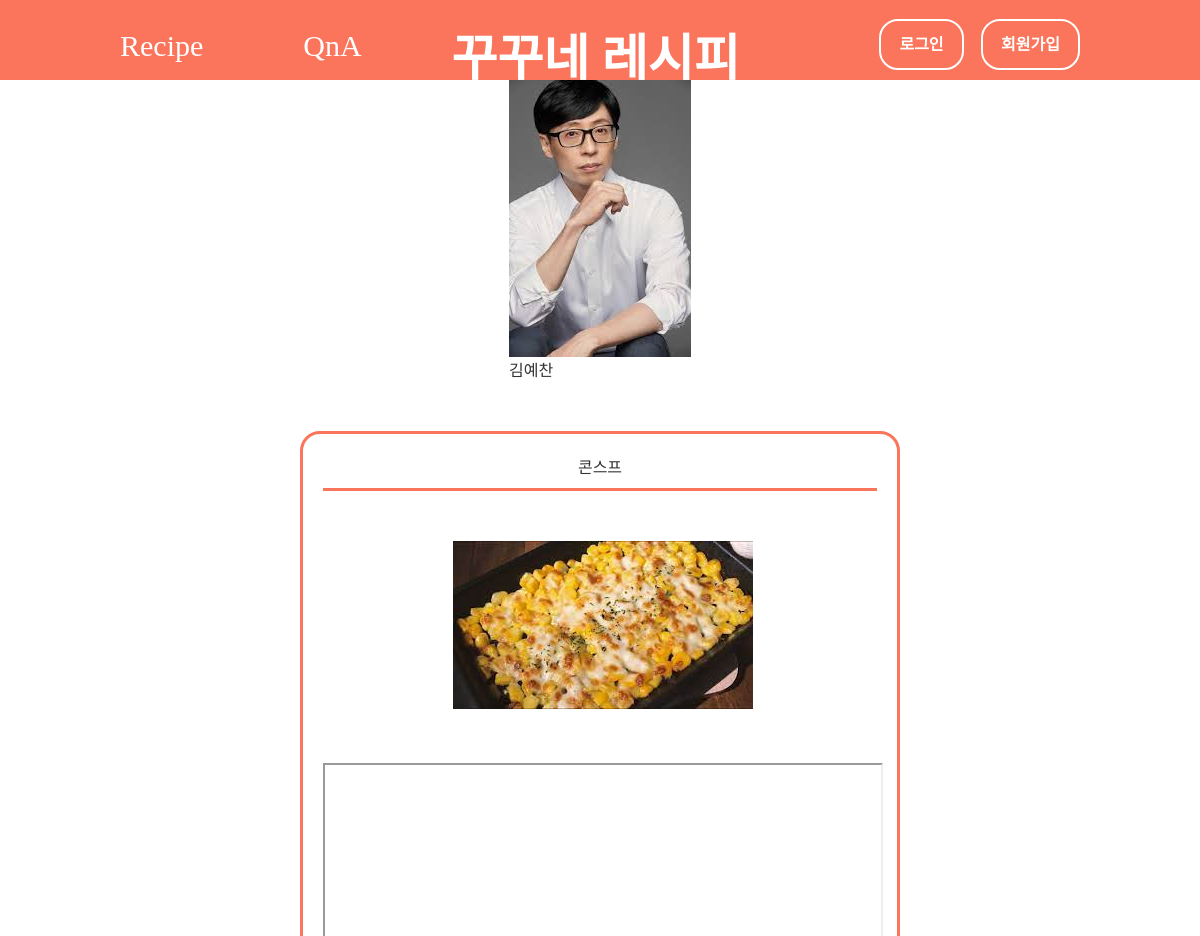
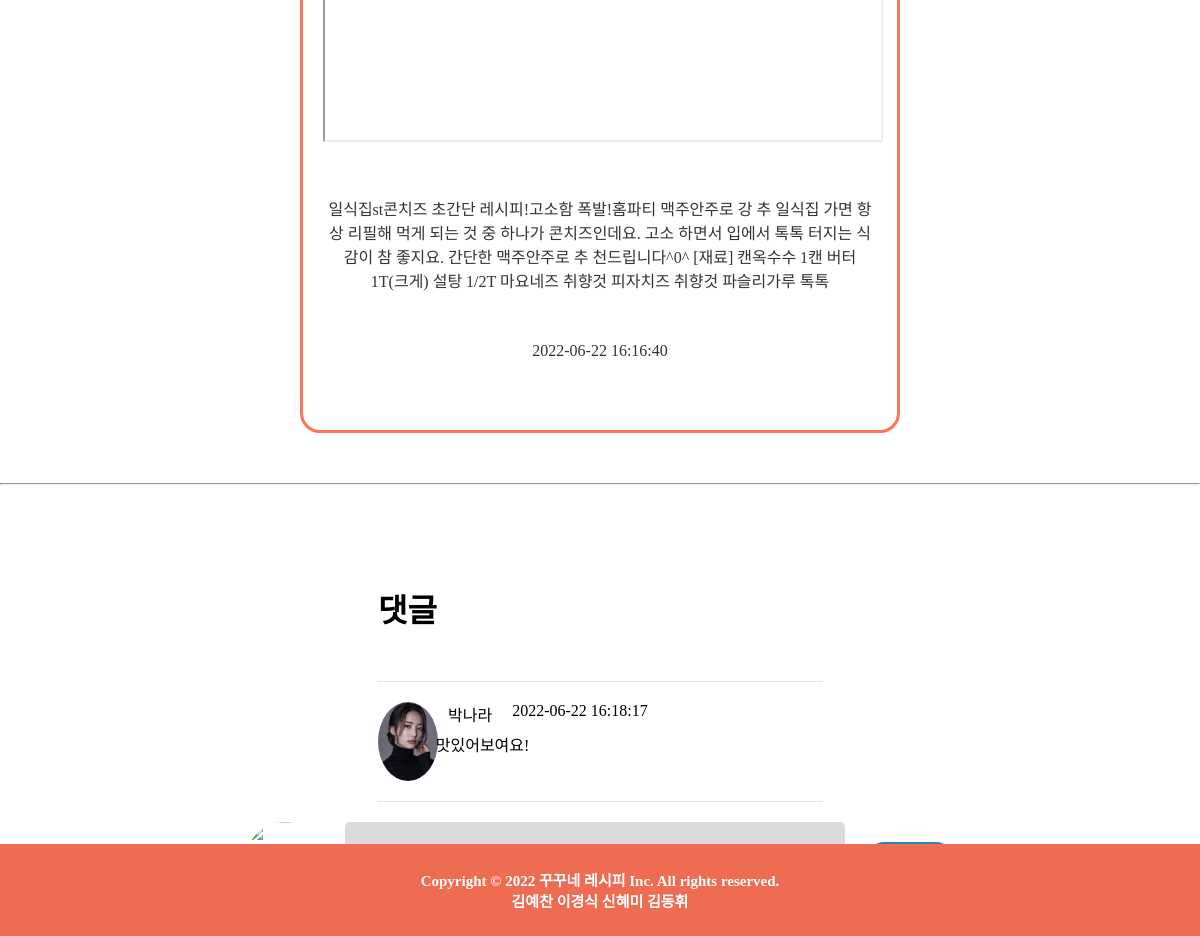
The page /카톡백업자료/project/detail.php?food_no=52 on the database its author committed (2 pictures, top to bottom).
### tables this page shows
CREATE TABLE IF NOT EXISTS `f_board` (
  `food_no` int(10) unsigned NOT NULL AUTO_INCREMENT,
  `food_img` varchar(100) DEFAULT NULL,
  `food_title` varchar(100) NOT NULL,
  `food_url` varchar(1000) DEFAULT NULL,
  `food_ctnt` varchar(3000) NOT NULL,
  `food_view` int(11) DEFAULT 0,
  `user_no` int(10) unsigned NOT NULL,
  `ctgr_no` int(10) unsigned NOT NULL,
  `created_at` datetime DEFAULT curtime(),
  PRIMARY KEY (`food_no`),
  KEY `user_no` (`user_no`),
  KEY `ctgr_no` (`ctgr_no`),
  CONSTRAINT `f_board_ibfk_1` FOREIGN KEY (`user_no`) REFERENCES `t_user` (`user_no`),
  CONSTRAINT `f_board_ibfk_2` FOREIGN KEY (`ctgr_no`) REFERENCES `c_board` (`ctgr_no`)
);

CREATE TABLE IF NOT EXISTS `t_user` (
  `user_no` int(10) unsigned NOT NULL AUTO_INCREMENT,
  `uid` varchar(10) NOT NULL,
  `upw` varchar(10) NOT NULL,
  `nm` varchar(10) NOT NULL,
  `birth` date NOT NULL,
  `gender` int(10) unsigned DEFAULT NULL CHECK (`gender` in (0,1)),
  `created_at` datetime DEFAULT curtime(),
  `profile_img` varchar(200) DEFAULT NULL,
  `ctnt` varchar(1000) DEFAULT NULL,
  PRIMARY KEY (`user_no`),
  UNIQUE KEY `uid` (`uid`)
);

CREATE TABLE IF NOT EXISTS `r_board` (
  `reply_no` int(10) unsigned NOT NULL AUTO_INCREMENT,
  `reply_ctnt` varchar(1000) DEFAULT NULL,
  `user_no` int(10) unsigned NOT NULL,
  `food_no` int(10) unsigned NOT NULL,
  `created_at` datetime DEFAULT curtime(),
  PRIMARY KEY (`reply_no`),
  KEY `user_no` (`user_no`),
  KEY `food_no` (`food_no`),
  CONSTRAINT `r_board_ibfk_1` FOREIGN KEY (`user_no`) REFERENCES `t_user` (`user_no`)
);

### 카톡백업자료/project/db/db_board.php (called while the page is built, shortened)
<?php
    function sel_recipe(&$param)
{
    $food_no = $param["food_no"];
    $conn = get_conn();
    $sql = "SELECT B.profile_img, B.nm, A.created_at, A.food_img, A.food_url, A.food_title, A.food_ctnt, A.user_no, A.ctgr_no
            FROM f_board A
            INNER JOIN t_user B
            ON A.user_no = B.user_no
            WHERE A.food_no = $food_no";
    $result = mysqli_query($conn, $sql);
    return mysqli_fetch_assoc($result);
}
    function comment(&$param){
        $food_no = $param["food_no"];
        $sql="SELECT A.*,B.nm,B.profile_img
        FROM r_board A
        INNER JOIN t_user B ON A.user_no = B.user_no
        WHERE A.food_no = $food_no";
        $conn = get_conn();
        $result = mysqli_query($conn, $sql);
        return $result;
    }
    function sel_detail_profile(&$param) {
        $food_no = $param["food_no"];
        $sql =
        "   SELECT user_no
              FROM f_board
             WHERE food_no = $food_no
        ";
        $conn = get_conn();
        $result = mysqli_query($conn, $sql);
        return mysqli_fetch_assoc($result);
    }

### 카톡백업자료/project/detail.php (the view, shortened to what this page needs)
<?php
include_once "db/db_board.php";
$food_no = $_GET['food_no'];
$param = [
    "food_no" => $food_no
];
$item = sel_recipe($param);
$youtube_url = $item["food_url"];
$last_index = mb_strrpos($youtube_url, "/");
$url = mb_substr($youtube_url, $last_index);
$com = comment($param);
$detail_user_no = sel_detail_profile($param);
?>
<!DOCTYPE html>
<html lang="en">
<head>
    <link rel="stylesheet" href="css/detail.css">
</head>
<body>
    <?php include_once "header.php"; ?>
    <main>
        <div class="container">
            <div class="content-box">
                <div class="box1">
                    <img class="profile_img" src="/project/img/profile/<?= $detail_user_no['user_no'] ?>/<?= $item['profile_img'] ?>">
                    <?= $item['nm'] ?>
                </div>
                <div class="bor_box">
                    <div class="box3">
                        <?= $item["food_title"] ?>
                    </div>
                    <div class="box4">
                        <img class='food_img' src="/project/img/board/<?= $item['food_img'] ?>">
                    </div>
                    <div class="box5">
                        <iframe width="560" height="315" src="https://www.youtube.com/embed/<?= $url ?>" allowfullscreen></iframe>
                    </div>
                    <div class="box6">
                        <?= $item["food_ctnt"] ?>
                    </div>
                    <div class="box7">
                        <?= $item['created_at'] ?>
                    </div>
                </div>
            </div>
        <hr>
            <div class="main3">
                <div class="com1">
                    <h1>댓글</h1>
                    <?php
                    foreach ($com as $row) { ?>
                        <div class="comm">
                            <div class="co1">
                                <div><a href="profile.php"><img src="/project/img/profile/<?= $row["user_no"] ?>/<?= $row['profile_img'] ?>"></a></div>
                                <div class="nm"><?= $row["nm"] ?></div>
                                <div><?= $row["created_at"] ?></div>
                            </div>
                            <div class="co2"><?= $row["reply_ctnt"] ?></div>
                        </div>
                    <?php } ?>
                </div>
                <form action="com_proc.php" method="post" id="com_f">
                    <div class="c cn">
                        <div class="profile_nm"><img src="/project/img/profile/<?= $login_user["user_no"] ?>/<?= $login_user['profile_img'] ?>"><br><?= $nm ?></div>
                        <div><textarea id="ctnt" name="reply_ctnt" placeholder=""></textarea></div>
                        <div><input id="sub" type="submit" value="댓글등록"></div>
                    </div>
                </form>
            </div>
        </div>
    </main>
        <?php
            include_once "footer.php";
        ?>
</body>
</html>

### 카톡백업자료/project/css/detail.css (style rules this page uses)
* { font-family: 'GimpoGothicRegular00'; }
main { height:1700px; }
.content-box { display: flex; flex-direction: column; justify-content:center; align-items: center; }
.bor_box { border:3px solid #fa755b; border-radius:20px; width:50%; padding:20px 20px; text-align: center; }
.box1 { display: flex; flex-direction: column; justify-content:center; margin-bottom: 50px; color:#333333; }
.box3 { border-bottom: 3px solid #fa755b; text-align: center; margin-bottom: 50px; padding-bottom: 10px; color:#333333; }
.box4 { text-align: center; width:560px; margin-bottom: 50px; color:#333333; }
.box5 { margin-bottom: 50px; color:#333333; }
.box6 { text-align: center; margin-bottom: 50px; color:#333333; }
.box7 { margin-bottom: 50px; color:#333333; }
.box7 { text-align: center; }
hr { margin: 50px 0; }
.main3 { display: flex; flex-direction: column; justify-content:center; align-items: center; }
.com1 { margin-bottom: 20px; width:37%; }
.com1 h1 { margin-top:50px; padding-bottom:50px; border-bottom:1px solid rgb(226, 226, 226); }
.com1 img { width:60px; border-radius: 50%; }
.comm { height:100px; border-bottom:1px solid rgb(226, 226, 226); margin-top:20px; }
.co1 { display:flex; height:20px; }
.co2 { padding-left: 13%; padding-top: 10px; }
.nm { padding-left:10px; padding-right:20px; }
.cn { display:flex; }
.profile_nm { text-align: center; }
#com_f { margin-bottom: 20px; }

### 카톡백업자료/project/css/header.css (style rules this page uses)
* { margin: 0; padding: 0; list-style: none; text-decoration: none; box-sizing: border-box; }

### 카톡백업자료/project/css/footer.css (style rules this page uses)
* { margin: 0; padding: 0; }

### rows shown on the page
f_board: user_no.profile_img (picture), user_no.nm "김예찬", food_title "콘스프", food_img (picture), food_ctnt "일식집st콘치즈 초간단 레시피!고소함 폭발!홈파티 맥주안주로 강 추 일식집 가면 항상 리필해 먹게 되는 것 중 하나가 콘치즈인데요. 고소 하면서 입에서 톡톡 터지는 식감이 참 좋지요. 간단한 맥주안주로 추 천드립니다^0^ [재료] 캔옥수수 1캔 버터 1T(크게) 설탕 1/2T 마요네즈 취향것 피자치즈 취향것 파슬리가루 톡톡", created_at "2022-06-22 16:16:40"
r_board: user_no.profile_img (picture), user_no.nm "박나라", created_at "2022-06-22 16:18:17", reply_ctnt "맛있어보여요!"
